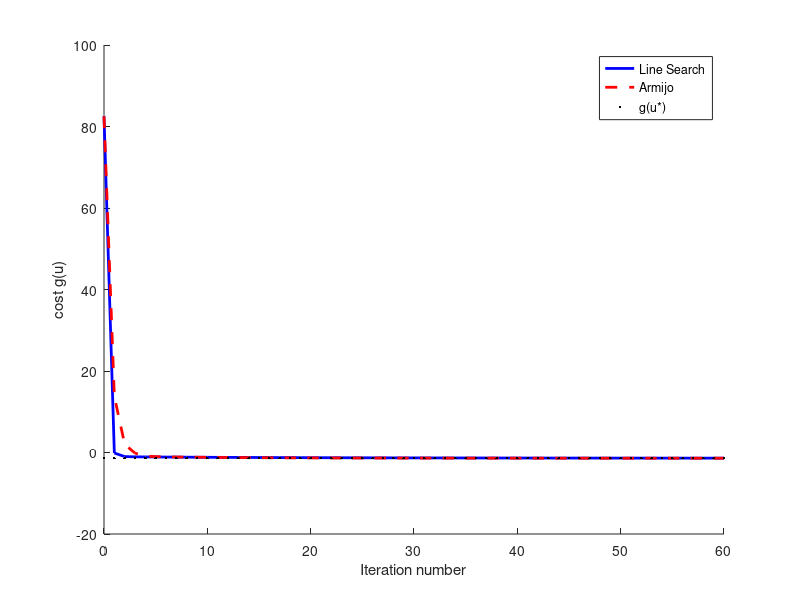
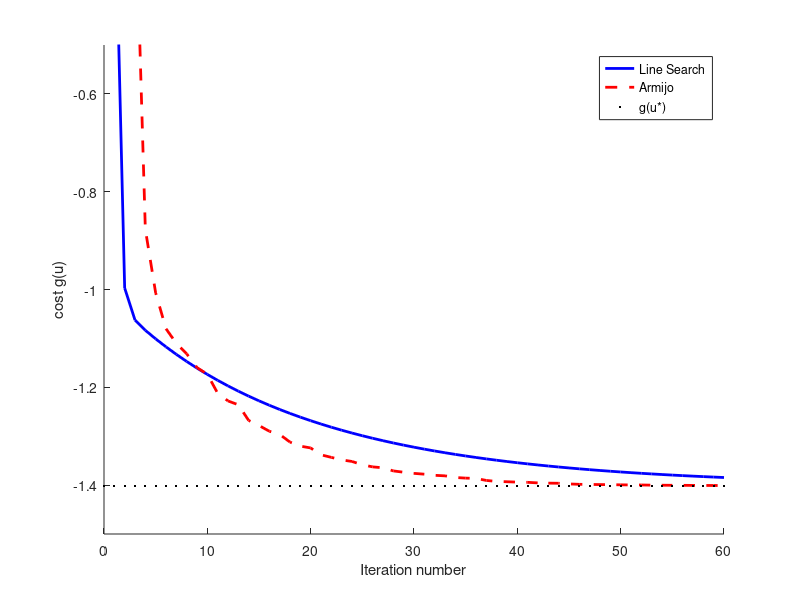

Here is the MATLAB script that generated these plots, in order:
% Klaus Okkelberg
% ECE 6553
% HW1 P6a

%% Setup

% cost function parameters
Q = [5 0 8 -1 -3;
    0 10 9 7 11;
    8 9 25 0 6;
    -1 7 0 19 5;
    -3 11 6 5 18];
b = [-2 1 -1 3 1]';
% cost function
g = @(u) 0.5*u'*Q*u + b'*u;
d = @(u) -(Q*u + b);

% line search step-size (from P5)
gamma = @(u) d(u)'*d(u) / (d(u)'*Q*d(u));

% common numerical optimization paramters
u0 = [1 1 1 1 1]'; % initial point
N = 60; % number of iterations

% Armijo parameters
alpha = 0.5;
beta = 0.5;

%% Numerical optimization

gk = zeros(N+1,2); % gk(k,:) = cost at iteration k-1
gk(1,:) = g(u0);
% Line search
for k = 1:N
    if k == 1
        u = u0;
    end
    % update
    u = u + gamma(u)*d(u);
    gk(k+1,1) = g(u);
end
% Armijo
for k = 1:N
    if k == 1
        u = u0;
    end
    % find i for step-size
    i = 1;
    while g(u+beta^i*d(u)) - g(u) >= -alpha*beta^i*norm(d(u))^2
        i = i + 1;
    end
    % update
    u = u + beta^i*d(u);
    gk(k+1,2) = g(u);
end

% global minimizer
ustar = -Q\b;
g_ustar = g(ustar);

figure(1)
set(gcf,'DefaultLineLineWidth',2)
hold on
plot(0:N,gk(:,1),'b')
plot(0:N,gk(:,2),'r--')
plot(0:N,g_ustar,'k.','LineWidth',4)
xlabel('Iteration number')
ylabel('cost g(u)')
legend('Line Search','Armijo','g(u*)')

figure(2)
set(gcf,'DefaultLineLineWidth',2)
hold on
plot(0:N,gk(:,1),'b')
plot(0:N,gk(:,2),'r--')
plot(0:N,g_ustar,'k.','LineWidth',4)
xlabel('Iteration number')
ylabel('cost g(u)')
legend('Line Search','Armijo','g(u*)')
ylim([-1.5 -0.5])